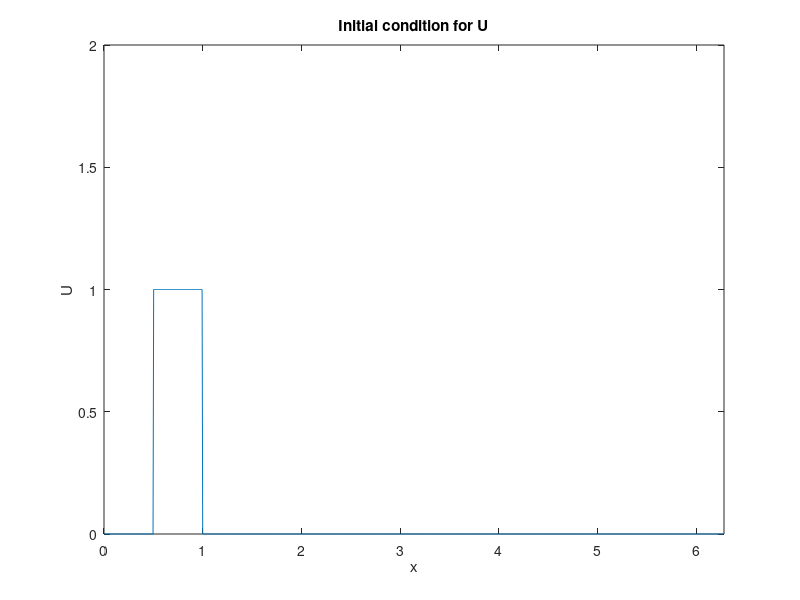
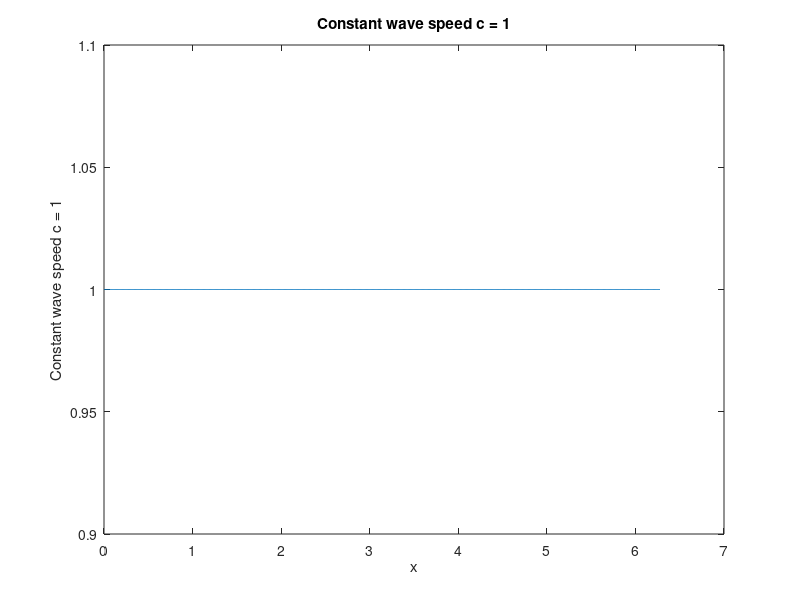
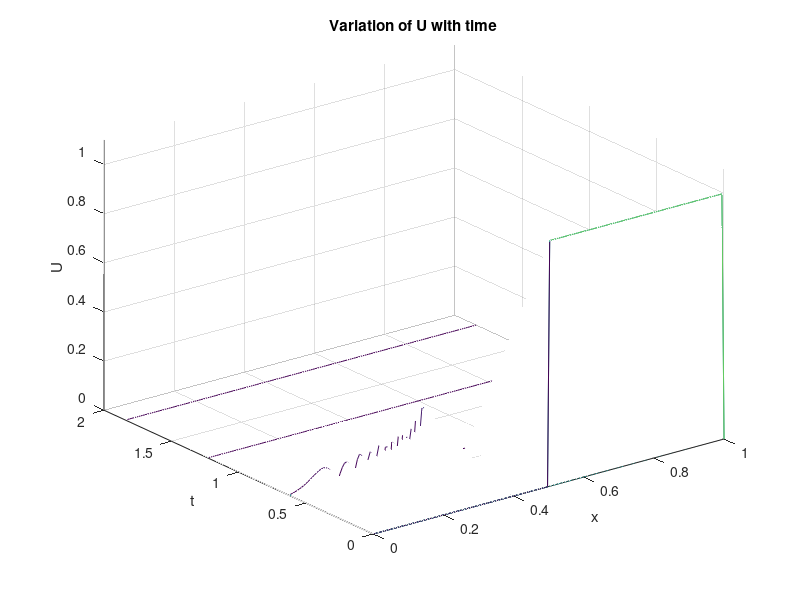
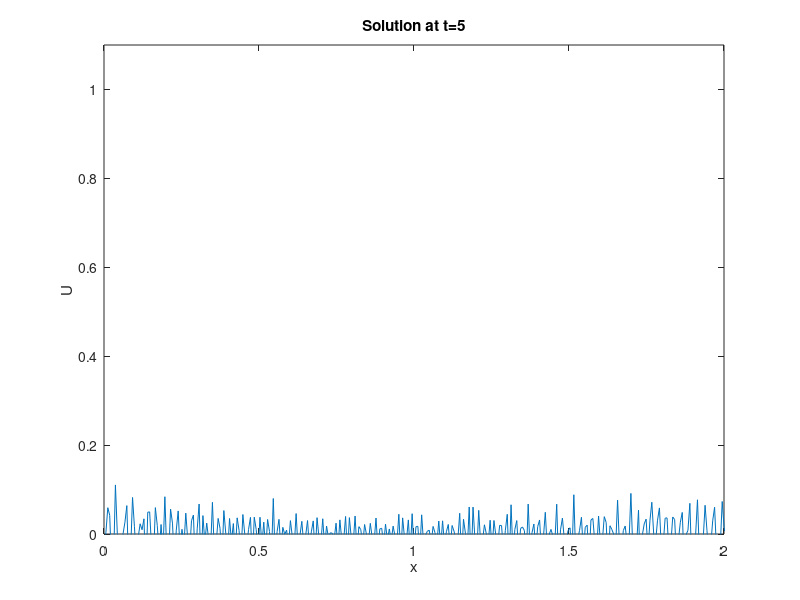

These figures' MATLAB source, in order:
L = 2.*pi;
T = 5.;
n = 512;

dx = L/(2.*n);
dt = dx/4.;
x = linspace(0,L-dx,2*n)';
c = 1 + 0*x;

wavenu = [0:n -n+1:-1]';
U_tk_1 = zeros(2*n,1);
for i = 1:2*n
    if x(i) >= 0.5
        if x(i) <= 1.
            U_tk_1(i) = 1;
        end
    end
end

U_tk_2 = zeros(2*n,1);
for i = 1:2*n
    if x(i) - dt >= 0.5
        if x(i) - dt <= 1.
            U_tk_2(i) = 1;
        end
    end
end

figure(1)
plot(x, U_tk_1, '-')
axis ([0 2*pi 0 2])
title("Initial condition for U")
xlabel("x")
ylabel("U")

% Store the solution at every 100th timestep to plot later.
m = round(T/dt);
U = zeros(2*n, round(m/400));
tvec = zeros(round(m/400), 1);

t = 0;
U(:, 1) = U_tk_1;
tvect(1) = t;

U_tk = zeros(2*n, 1);

% Move solution forward for each step in time.

num = 1;
for k = 1:m-1
    t = t + dt;

    uhat = fft(U_tk_1);
    what = 1i*wavenu.*(uhat);
    w = (ifft(what));
    U_tk = U_tk_2 - 2*dt*c.*w;
    U_tk_2 = U_tk_1;
    U_tk_1 = U_tk;

    if mod(k, 400) == 0
        U(:, num + 1) = abs(U_tk);
        tvec(num + 1) = t;
        num = num + 1;
    end
end

% Plot the final figures.
figure(2)
plot(x, c, '-')
title("Constant wave speed c = 1")
xlabel("x")
ylabel("Constant wave speed c = 1")

figure(3)
waterfall(x, tvec, U')
axis ([0 1 0 2 0 1.1])
title("Variation of U with time")
xlabel("x")
ylabel("t")
zlabel("U")

figure(4)
plot(x, U_tk)
axis ([0 2 0 1.1])
title("Solution at t=5")
xlabel("x")
ylabel("U")